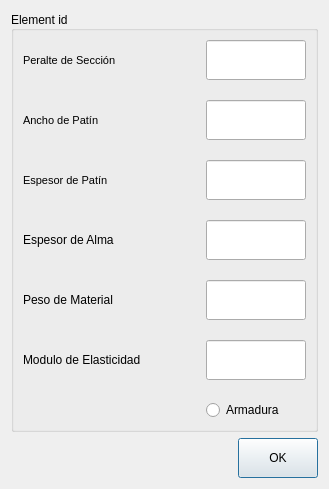
<?xml version="1.0" encoding="UTF-8"?>
<ui version="4.0">
 <class>Dialog</class>
 <widget class="QDialog" name="Dialog">
  <property name="geometry">
   <rect>
    <x>0</x>
    <y>0</y>
    <width>329</width>
    <height>489</height>
   </rect>
  </property>
  <property name="windowTitle">
   <string>Dialog</string>
  </property>
  <layout class="QVBoxLayout" name="verticalLayout">
   <item>
    <widget class="QGroupBox" name="concrete_group">
     <property name="title">
      <string>Element id</string>
     </property>
     <property name="alignment">
      <set>Qt::AlignLeading|Qt::AlignLeft|Qt::AlignVCenter</set>
     </property>
     <layout class="QGridLayout" name="gridLayout_2">
      <property name="verticalSpacing">
       <number>20</number>
      </property>
      <item row="5" column="0">
       <widget class="QLabel" name="label_2">
        <property name="text">
         <string>Peso de Material</string>
        </property>
       </widget>
      </item>
      <item row="3" column="1">
       <widget class="QLineEdit" name="input_tf_val">
        <property name="minimumSize">
         <size>
          <width>0</width>
          <height>40</height>
         </size>
        </property>
        <property name="maximumSize">
         <size>
          <width>100</width>
          <height>40</height>
         </size>
        </property>
        <property name="layoutDirection">
         <enum>Qt::RightToLeft</enum>
        </property>
        <property name="inputMethodHints">
         <set>Qt::ImhDigitsOnly|Qt::ImhFormattedNumbersOnly</set>
        </property>
        <property name="text">
         <string/>
        </property>
       </widget>
      </item>
      <item row="4" column="1">
       <widget class="QLineEdit" name="input_tw_val">
        <property name="minimumSize">
         <size>
          <width>0</width>
          <height>40</height>
         </size>
        </property>
        <property name="maximumSize">
         <size>
          <width>100</width>
          <height>16777215</height>
         </size>
        </property>
        <property name="layoutDirection">
         <enum>Qt::RightToLeft</enum>
        </property>
       </widget>
      </item>
      <item row="7" column="1">
       <widget class="QRadioButton" name="input_armour_val">
        <property name="text">
         <string>Armadura</string>
        </property>
       </widget>
      </item>
      <item row="3" column="0">
       <widget class="QLabel" name="lab_con_anc">
        <property name="font">
         <font>
          <pointsize>8</pointsize>
          <weight>50</weight>
          <bold>false</bold>
         </font>
        </property>
        <property name="text">
         <string>Espesor de Patín</string>
        </property>
       </widget>
      </item>
      <item row="6" column="1">
       <widget class="QLineEdit" name="input_e_val">
        <property name="minimumSize">
         <size>
          <width>0</width>
          <height>40</height>
         </size>
        </property>
        <property name="maximumSize">
         <size>
          <width>100</width>
          <height>16777215</height>
         </size>
        </property>
        <property name="layoutDirection">
         <enum>Qt::RightToLeft</enum>
        </property>
       </widget>
      </item>
      <item row="6" column="0">
       <widget class="QLabel" name="label_3">
        <property name="text">
         <string>Modulo de Elasticidad</string>
        </property>
       </widget>
      </item>
      <item row="4" column="0">
       <widget class="QLabel" name="label">
        <property name="text">
         <string>Espesor de Alma</string>
        </property>
       </widget>
      </item>
      <item row="5" column="1">
       <widget class="QLineEdit" name="input_pmat_val">
        <property name="minimumSize">
         <size>
          <width>0</width>
          <height>40</height>
         </size>
        </property>
        <property name="maximumSize">
         <size>
          <width>100</width>
          <height>16777215</height>
         </size>
        </property>
        <property name="layoutDirection">
         <enum>Qt::RightToLeft</enum>
        </property>
       </widget>
      </item>
      <item row="1" column="0">
       <widget class="QLabel" name="lab_zap_anch">
        <property name="font">
         <font>
          <pointsize>8</pointsize>
          <weight>50</weight>
          <bold>false</bold>
         </font>
        </property>
        <property name="text">
         <string>Peralte de Sección</string>
        </property>
       </widget>
      </item>
      <item row="2" column="1">
       <widget class="QLineEdit" name="input_bf_val">
        <property name="minimumSize">
         <size>
          <width>0</width>
          <height>40</height>
         </size>
        </property>
        <property name="maximumSize">
         <size>
          <width>100</width>
          <height>40</height>
         </size>
        </property>
        <property name="layoutDirection">
         <enum>Qt::RightToLeft</enum>
        </property>
        <property name="inputMethodHints">
         <set>Qt::ImhDigitsOnly|Qt::ImhFormattedNumbersOnly</set>
        </property>
       </widget>
      </item>
      <item row="1" column="1">
       <widget class="QLineEdit" name="input_d_val">
        <property name="minimumSize">
         <size>
          <width>0</width>
          <height>40</height>
         </size>
        </property>
        <property name="maximumSize">
         <size>
          <width>100</width>
          <height>40</height>
         </size>
        </property>
        <property name="layoutDirection">
         <enum>Qt::LeftToRight</enum>
        </property>
        <property name="inputMethodHints">
         <set>Qt::ImhDigitsOnly|Qt::ImhFormattedNumbersOnly</set>
        </property>
       </widget>
      </item>
      <item row="2" column="0">
       <widget class="QLabel" name="lab_zap_alt">
        <property name="font">
         <font>
          <pointsize>8</pointsize>
          <weight>50</weight>
          <bold>false</bold>
         </font>
        </property>
        <property name="text">
         <string>Ancho de Patín</string>
        </property>
       </widget>
      </item>
     </layout>
    </widget>
   </item>
   <item>
    <widget class="QPushButton" name="ok_btn">
     <property name="minimumSize">
      <size>
       <width>80</width>
       <height>40</height>
      </size>
     </property>
     <property name="maximumSize">
      <size>
       <width>80</width>
       <height>40</height>
      </size>
     </property>
     <property name="sizeIncrement">
      <size>
       <width>80</width>
       <height>40</height>
      </size>
     </property>
     <property name="layoutDirection">
      <enum>Qt::RightToLeft</enum>
     </property>
     <property name="text">
      <string>OK</string>
     </property>
    </widget>
   </item>
  </layout>
 </widget>
 <resources/>
 <connections/>
</ui>
